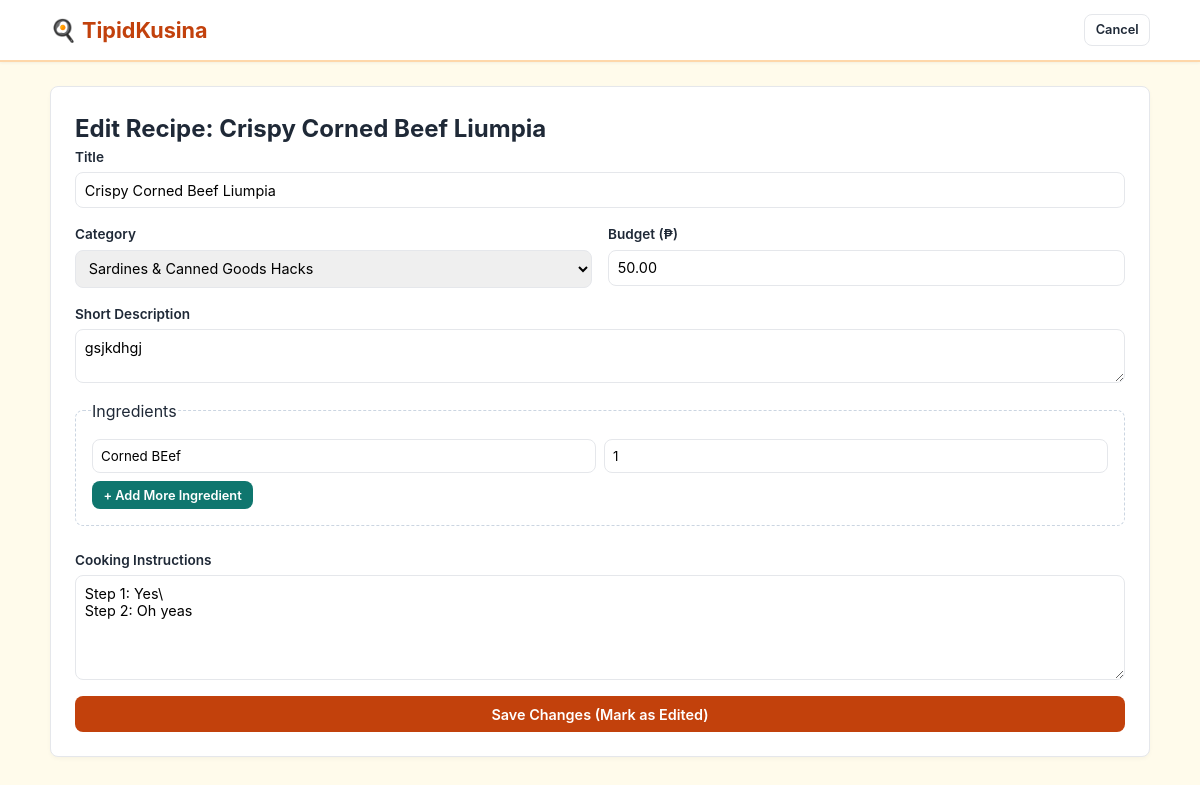
/recipe_edit.php?id=3 (signed in), run on the app's committed database.
### tables this page shows
CREATE TABLE `recipes` (
  `id` int(11) NOT NULL,
  `user_id` int(11) NOT NULL,
  `category_id` int(11) NOT NULL,
  `title` varchar(150) NOT NULL,
  `description` text NOT NULL,
  `instructions` text NOT NULL,
  `estimated_cost` decimal(8,2) NOT NULL DEFAULT 50.00,
  `is_edited` tinyint(1) DEFAULT 0,
  `created_at` timestamp NOT NULL DEFAULT current_timestamp(),
  `updated_at` timestamp NOT NULL DEFAULT current_timestamp() ON UPDATE current_timestamp()
);

CREATE TABLE `categories` (
  `id` int(11) NOT NULL,
  `name` varchar(100) NOT NULL,
  `created_at` timestamp NOT NULL DEFAULT current_timestamp()
);

CREATE TABLE `ingredients` (
  `id` int(11) NOT NULL,
  `recipe_id` int(11) NOT NULL,
  `item_name` varchar(150) NOT NULL,
  `quantity` varchar(100) NOT NULL
);

### classes/RecipeService.php (called while the page is built, shortened)
<?php
class RecipeService {
    public function getCategories(): array {
        return $this->pdo->query("SELECT * FROM categories ORDER BY name ASC")->fetchAll();
    }
    public function getById(int $id): ?array {
        $stmt = $this->pdo->prepare("
            SELECT r.*, c.name AS category_name, u.name AS author_name
            FROM recipes r
            JOIN categories c ON r.category_id = c.id
            JOIN users u ON r.user_id = u.id
            WHERE r.id = ?
        ");
        $stmt->execute([$id]);
        $recipe = $stmt->fetch();
        return $recipe ?: null;
    }
    public function getIngredients(int $recipeId): array {
        $stmt = $this->pdo->prepare("SELECT * FROM ingredients WHERE recipe_id = ? ORDER BY id ASC");
        $stmt->execute([$recipeId]);
        return $stmt->fetchAll();
    }
}

### recipe_edit.php (the view, shortened to what this page needs)
<?php
require_once __DIR__ . '/db.php';
require_once __DIR__ . '/classes/RecipeService.php';
$recipeId = (int)($_GET['id'] ?? 0);
$recipeService = new RecipeService($pdo);
$recipe = $recipeService->getById($recipeId);
$categories = $recipeService->getCategories();
$ingredients = $recipeService->getIngredients($recipeId);
?>
<!DOCTYPE html>
<html lang="en">
<head>
    <link rel="stylesheet" href="style.css">
</head>
<body>
    <header class="navbar">
        <div class="container nav-container">
            <a href="index.php" class="brand">🍳 TipidKusina</a>
            <nav class="nav-links">
                <a href="recipe_detail.php?id=<?= $recipe['id'] ?>" class="btn btn-sm btn-outline">Cancel</a>
            </nav>
        </div>
    </header>
    <main class="container form-page">
        <div class="card form-card">
            <h2>Edit Recipe: <?= htmlspecialchars($recipe['title']) ?></h2>
            <form method="POST" action="recipe_edit.php?id=<?= $recipeId ?>">
                <div class="form-group">
                    <label for="title">Title</label>
                    <input type="text" id="title" name="title" required value="<?= htmlspecialchars($_POST['title'] ?? $recipe['title']) ?>">
                </div>
                <div class="grid-2">
                    <div class="form-group">
                        <label for="category_id">Category</label>
                        <select id="category_id" name="category_id" required>
                            <?php foreach ($categories as $cat): ?>
                                <option value="<?= $cat['id'] ?>" <?= ((int)$cat['id'] === (int)($recipe['category_id'])) ? 'selected' : '' ?>>
                                    <?= htmlspecialchars($cat['name']) ?>
                                </option>
                            <?php endforeach; ?>
                        </select>
                    </div>
                    <div class="form-group">
                        <label for="estimated_cost">Budget (₱)</label>
                        <input type="number" step="0.50" id="estimated_cost" name="estimated_cost" required value="<?= htmlspecialchars((string)($_POST['estimated_cost'] ?? $recipe['estimated_cost'])) ?>">
                    </div>
                </div>
                <div class="form-group">
                    <label for="description">Short Description</label>
                    <textarea id="description" name="description" rows="2" required><?= htmlspecialchars($_POST['description'] ?? $recipe['description']) ?></textarea>
                </div>
                <fieldset class="ingredients-fieldset">
                    <legend>Ingredients</legend>
                    <div id="ingredient-rows">
                        <?php foreach ($ingredients as $ing): ?>
                            <div class="ingredient-row">
                                <input type="text" name="ingredient_name[]" value="<?= htmlspecialchars($ing['item_name']) ?>" required>
                                <input type="text" name="ingredient_qty[]" value="<?= htmlspecialchars($ing['quantity']) ?>" required>
                            </div>
                        <?php endforeach; ?>
                    </div>
                    <button type="button" id="btn-add-ingredient" class="btn btn-sm btn-secondary">+ Add More Ingredient</button>
                </fieldset>
                <div class="form-group" style="margin-top: 1.5rem;">
                    <label for="instructions">Cooking Instructions</label>
                    <textarea id="instructions" name="instructions" rows="5" required><?= htmlspecialchars($_POST['instructions'] ?? $recipe['instructions']) ?></textarea>
                </div>
                <button type="submit" class="btn btn-primary" style="width: 100%;">Save Changes (Mark as Edited)</button>
            </form>
        </div>
    </main>
</body>
</html>

### style.css (style rules this page uses)
:root { --primary: #c2410c; --primary-hover: #9a3412; --secondary: #0f766e; --secondary-hover: #115e59; --bg: #fffbeb; --surface: #ffffff; --text: #1f2937; --muted: #6b7280; --danger: #dc2626; --border: #e5e7eb; --radius: 8px; }
* { box-sizing: border-box; margin: 0; padding: 0; font-family: -apple-system, BlinkMacSystemFont, "Segoe UI", Roboto, sans-serif; }
body { background: var(--bg); color: var(--text); line-height: 1.5; padding-bottom: 3rem; }
.container { width: 92%; max-width: 1100px; margin: 0 auto; }
.navbar { background: var(--surface); border-bottom: 2px solid #fed7aa; padding: 0.85rem 0; position: sticky; top: 0; z-index: 10; box-shadow: 0 1px 3px rgba(0,0,0,0.05); }
.nav-container { display: flex; justify-content: space-between; align-items: center; flex-wrap: wrap; gap: 0.5rem; }
.brand { font-size: 1.35rem; font-weight: 700; color: var(--primary); text-decoration: none; }
.nav-links { display: flex; align-items: center; gap: 0.75rem; flex-wrap: wrap; }
.card { background: var(--surface); border-radius: var(--radius); padding: 1.5rem; border: 1px solid var(--border); box-shadow: 0 2px 4px rgba(0,0,0,0.03); margin-top: 1.5rem; }
.btn { display: inline-block; padding: 0.55rem 1rem; border-radius: var(--radius); font-size: 0.9rem; font-weight: 600; cursor: pointer; border: 1px solid transparent; text-decoration: none; }
.btn-primary { background: var(--primary); color: white; }
.btn-secondary { background: var(--secondary); color: white; }
.btn-outline { border-color: var(--border); color: var(--text); background: white; }
.btn-sm { padding: 0.35rem 0.65rem; font-size: 0.8rem; }
.ingredient-row { display: flex; gap: 0.5rem; margin-bottom: 0.5rem; }
.ingredient-row input { flex: 1; padding: 0.5rem; border: 1px solid var(--border); border-radius: var(--radius); }
.ingredients-fieldset { border: 1px dashed #cbd5e1; padding: 1rem; border-radius: var(--radius); margin-top: 1rem; }
.form-group { margin-bottom: 1rem; display: flex; flex-direction: column; }
.form-group label { font-size: 0.85rem; font-weight: 600; margin-bottom: 0.3rem; }
.form-group input, .form-group textarea, .form-group select { padding: 0.55rem; border: 1px solid var(--border); border-radius: var(--radius); font-size: 0.9rem; }
.grid-2 { display: grid; grid-template-columns: 1fr 1fr; gap: 1rem; }

### data on the page
recipes: title "Crispy Corned Beef Liumpia", category_id "Sardines & Canned Goods Hacks", estimated_cost "50.00", description "gsjkdhgj", instructions "Step 1: Yes\\ Step 2: Oh yeas"
ingredients: item_name "Corned BEef", quantity "1"
